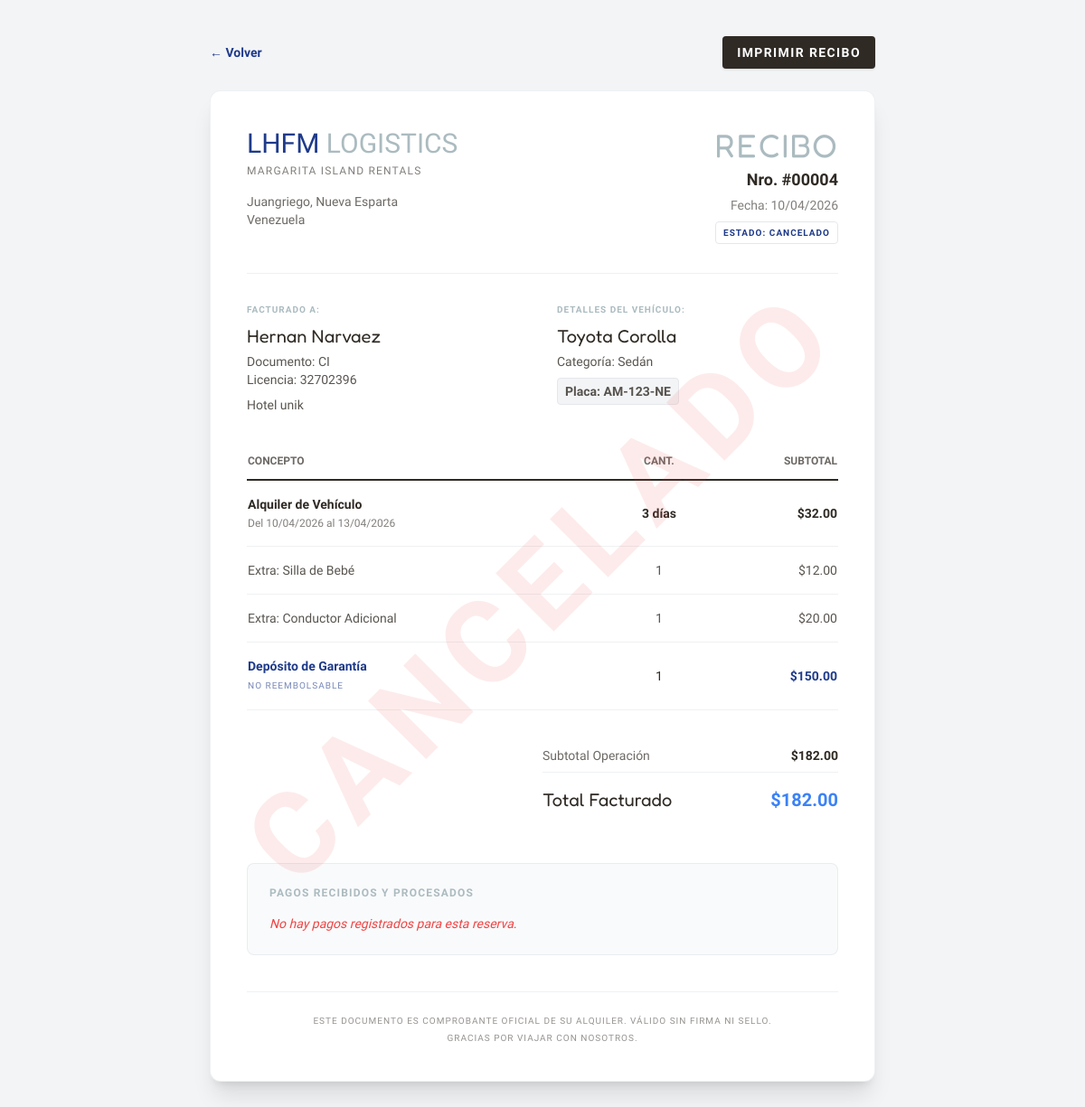
/Clientes/recibo.php?id=4 (signed in), run on the app's committed database.
### tables this page shows
CREATE TABLE `alquileres` (
  `id_alquiler` int(11) NOT NULL,
  `id_vehiculo` int(11) DEFAULT NULL,
  `id_cliente` int(11) DEFAULT NULL,
  `fecha_salida` datetime NOT NULL,
  `fecha_retorno_prevista` datetime NOT NULL,
  `fecha_retorno_real` datetime DEFAULT NULL,
  `cantidad_dias` int(11) DEFAULT 0,
  `monto_total_alquiler` decimal(10,2) DEFAULT 0.00,
  `estado_alquiler` enum('Activo','Finalizado','Reservado','Cancelado') DEFAULT NULL,
  `monto_deposito` decimal(10,2) DEFAULT 0.00,
  `estado_deposito` enum('Retenido','Devuelto','Ejecutado Parcial','Ejecutado Total') DEFAULT 'Retenido',
  `notas_deposito` text DEFAULT NULL
);

CREATE TABLE `clientes` (
  `id_cliente` int(11) NOT NULL,
  `nombre` varchar(100) NOT NULL,
  `apellido` varchar(100) NOT NULL,
  `telefono` varchar(20) DEFAULT NULL,
  `licencia_conducir` varchar(50) DEFAULT NULL,
  `direccion` text DEFAULT NULL,
  `id_metodo_pago_preferido` int(11) DEFAULT NULL,
  `email` varchar(100) DEFAULT NULL,
  `identificacion` enum('CI','Pasaporte','RIF') NOT NULL,
  `id_usuario` int(11) DEFAULT NULL
);

CREATE TABLE `vehiculos` (
  `id_vehiculo` int(11) NOT NULL,
  `placa` varchar(20) NOT NULL,
  `marca` varchar(50) NOT NULL,
  `modelo` varchar(50) NOT NULL,
  `anio` int(11) DEFAULT NULL,
  `color` varchar(30) DEFAULT NULL,
  `capacidad_pasajeros` int(11) DEFAULT NULL,
  `estado` enum('Disponible','Alquilado','Mantenimiento','Retirado') DEFAULT 'Disponible',
  `id_categoria` int(11) DEFAULT NULL,
  `url_imagen` varchar(255) DEFAULT NULL
);

CREATE TABLE `categorias` (
  `id_categoria` int(11) NOT NULL,
  `nombre_categoria` varchar(50) NOT NULL,
  `descripcion` text DEFAULT NULL
);

CREATE TABLE `alquiler_extras` (
  `id_alquiler` int(11) NOT NULL,
  `id_extra` int(11) NOT NULL,
  `cantidad` int(11) DEFAULT 1
);

CREATE TABLE `extras` (
  `id_extra` int(11) NOT NULL,
  `nombre_extra` varchar(50) DEFAULT NULL,
  `costo_fijo` decimal(10,2) DEFAULT NULL,
  `tipo` enum('Servicio','Accesorio') DEFAULT NULL
);

### Clientes/recibo.php (the view, shortened to what this page needs)
<?php
require_once '../conexion.php';
$id_cliente = $_SESSION['cliente_id'];
$id_alquiler = $_GET['id'] ?? null;
$stmt = $pdo->prepare("
    SELECT a.*, v.marca, v.modelo, v.placa, c.nombre_categoria, cli.nombre, cli.apellido, cli.identificacion, cli.licencia_conducir, cli.direccion
    FROM alquileres a
    JOIN vehiculos v ON a.id_vehiculo = v.id_vehiculo
    JOIN categorias c ON v.id_categoria = c.id_categoria
    JOIN clientes cli ON a.id_cliente = cli.id_cliente
    WHERE a.id_alquiler = ? AND a.id_cliente = ?
");
$stmt->execute([$id_alquiler, $id_cliente]);
$reserva = $stmt->fetch(PDO::FETCH_ASSOC);
$stmt_extras = $pdo->prepare("
    SELECT e.nombre_extra, e.costo_fijo, ae.cantidad
    FROM alquiler_extras ae
    JOIN extras e ON ae.id_extra = e.id_extra
    WHERE ae.id_alquiler = ?
");
$stmt_extras->execute([$id_alquiler]);
$extras = $stmt_extras->fetchAll(PDO::FETCH_ASSOC);
$stmt_pagos = $pdo->prepare("
    SELECT p.*, m.tipo_metodo
    FROM pagos p
    JOIN metodos_pago m ON p.id_metodo_pago = m.id_metodo_pago
    WHERE p.id_alquiler = ?
    ORDER BY p.fecha_pago ASC
");
$stmt_pagos->execute([$id_alquiler]);
$pagos = $stmt_pagos->fetchAll(PDO::FETCH_ASSOC);
$subtotal_base = $reserva['monto_total_alquiler'] - $reserva['monto_deposito'];
?>
<!DOCTYPE html>
<html lang="es">
<head>
    <script src="https://cdn.tailwindcss.com"></script>
</head>
<body class="bg-gray-100 text-brandDark font-sans py-10">
    <div class="max-w-3xl mx-auto px-4">
        <div class="mb-6 flex justify-between items-center no-print">
            <a href="mis_reservas.php" class="text-sm font-bold text-brandBlue-900 hover:underline">&larr; Volver</a>
            <button onclick="window.print()" class="bg-brandDark text-white px-4 py-2 rounded text-sm font-bold shadow hover:bg-brandBlue-900 transition-colors uppercase tracking-widest">
                Imprimir Recibo
            </button>
        </div>
        <div class="bg-white p-10 rounded-xl shadow-xl print-border border border-brandMain/20 relative overflow-hidden">
            <?php if($reserva['estado_alquiler'] == 'Cancelado'): ?>
                <div class="absolute top-1/2 left-1/2 transform -translate-x-1/2 -translate-y-1/2 text-red-500 opacity-10 font-bold text-9xl uppercase tracking-widest pointer-events-none transform -rotate-45">
                    CANCELADO
                </div>
            <?php endif; ?>
            <div class="flex justify-between items-start border-b border-brandMain/20 pb-8 mb-8">
                <div>
                    <h1 class="font-brand text-3xl text-brandBlue-900">LHFM <span class="text-brandMain">LOGISTICS</span></h1>
                    <p class="text-xs text-brandDark/60 uppercase tracking-widest mt-1">Margarita Island Rentals</p>
                    <p class="text-sm mt-4 text-brandDark/70">Juangriego, Nueva Esparta<br>Venezuela</p>
                </div>
                <div class="text-right">
                    <h2 class="font-heading text-4xl text-brandMain uppercase tracking-wider">Recibo</h2>
                    <p class="font-bold text-lg mt-1">Nro. #<?php echo str_pad($id_alquiler, 5, "0", STR_PAD_LEFT); ?></p>
                    <p class="text-sm text-brandDark/60 mt-1">Fecha: <?php echo date('d/m/Y', strtotime($reserva['fecha_salida'])); ?></p>
                    <span class="inline-block mt-2 bg-brandBlue-50 text-brandBlue-900 text-[10px] font-bold px-2 py-1 rounded uppercase tracking-widest border border-brandBlue-200">
                        Estado: <?php echo htmlspecialchars($reserva['estado_alquiler']); ?>
                    </span>
                </div>
            </div>
            <div class="grid grid-cols-2 gap-8 mb-8">
                <div>
                    <h3 class="text-[10px] uppercase font-bold text-brandMain mb-2 tracking-widest">Facturado a:</h3>
                    <p class="font-heading text-xl"><?php echo htmlspecialchars($reserva['nombre'] . ' ' . $reserva['apellido']); ?></p>
                    <p class="text-sm text-brandDark/80 mt-1">Documento: <?php echo htmlspecialchars($reserva['identificacion']); ?></p>
                    <p class="text-sm text-brandDark/80">Licencia: <?php echo htmlspecialchars($reserva['licencia_conducir']); ?></p>
                    <p class="text-sm text-brandDark/80 mt-2 line-clamp-2"><?php echo htmlspecialchars($reserva['direccion']); ?></p>
                </div>
                <div>
                    <h3 class="text-[10px] uppercase font-bold text-brandMain mb-2 tracking-widest">Detalles del Vehículo:</h3>
                    <p class="font-heading text-xl"><?php echo htmlspecialchars($reserva['marca'] . ' ' . $reserva['modelo']); ?></p>
                    <p class="text-sm text-brandDark/80 mt-1">Categoría: <?php echo htmlspecialchars($reserva['nombre_categoria']); ?></p>
                    <p class="text-sm text-brandDark/80 font-bold bg-gray-100 inline-block px-2 py-1 mt-2 rounded border border-gray-200">Placa: <?php echo htmlspecialchars($reserva['placa']); ?></p>
                </div>
            </div>
            <table class="w-full text-left border-collapse mb-8">
                <thead>
                    <tr class="border-b-2 border-brandDark">
                        <th class="py-3 text-xs uppercase text-brandDark/70">Concepto</th>
                        <th class="py-3 text-xs uppercase text-brandDark/70 text-center">Cant.</th>
                        <th class="py-3 text-xs uppercase text-brandDark/70 text-right">Subtotal</th>
                    </tr>
                </thead>
                <tbody class="text-sm">
                    <tr class="border-b border-brandMain/20">
                        <td class="py-4">
                            <strong class="text-brandDark">Alquiler de Vehículo</strong><br>
                            <span class="text-xs text-brandDark/60">Del <?php echo date('d/m/Y', strtotime($reserva['fecha_salida'])); ?> al <?php echo date('d/m/Y', strtotime($reserva['fecha_retorno_prevista'])); ?></span>
                        </td>
                        <td class="py-4 text-center font-bold"><?php echo $reserva['cantidad_dias']; ?> días</td>
                        <td class="py-4 text-right font-bold">$<?php echo number_format($subtotal_base, 2); ?></td>
                    </tr>
                    <?php foreach($extras as $ext): ?>
                        <tr class="border-b border-brandMain/20">
                            <td class="py-4"><span class="text-brandDark/80">Extra: <?php echo htmlspecialchars($ext['nombre_extra']); ?></span></td>
                            <td class="py-4 text-center text-brandDark/80">1</td>
                            <td class="py-4 text-right text-brandDark/80">$<?php echo number_format($ext['costo_fijo'], 2); ?></td>
                        </tr>
                    <?php endforeach; ?>
                    <tr class="border-b border-brandMain/20 bg-brandBlue-50/50">
                        <td class="py-4"><strong class="text-brandBlue-900">Depósito de Garantía</strong><br><span class="text-[10px] text-brandBlue-900/60 uppercase tracking-widest">No Reembolsable</span></td>
                        <td class="py-4 text-center">1</td>
                        <td class="py-4 text-right font-bold text-brandBlue-900">$<?php echo number_format($reserva['monto_deposito'], 2); ?></td>
                    </tr>
                </tbody>
            </table>
            <div class="flex justify-end mb-10">
                <div class="w-1/2">
                    <div class="flex justify-between items-center py-2 border-b border-brandMain/20 text-sm">
                        <span class="text-brandDark/70">Subtotal Operación</span>
                        <span class="font-bold">$<?php echo number_format($reserva['monto_total_alquiler'], 2); ?></span>
                    </div>
                    <div class="flex justify-between items-center py-4 text-xl">
                        <span class="font-heading text-brandDark">Total Facturado</span>
                        <span class="font-bold text-brandBlue-500">$<?php echo number_format($reserva['monto_total_alquiler'], 2); ?></span>
                    </div>
                </div>
            </div>
            <div class="bg-gray-50 rounded-lg p-6 border border-brandMain/20">
                <h3 class="text-xs uppercase font-bold text-brandMain tracking-widest mb-4">Pagos Recibidos y Procesados</h3>
                <?php if(empty($pagos)): ?>
                    <p class="text-sm text-red-500 italic">No hay pagos registrados para esta reserva.</p>
                <?php endif; ?>
            </div>
            <div class="mt-10 text-center text-[10px] text-brandDark/50 uppercase tracking-widest border-t border-brandMain/20 pt-6">
                <p>Este documento es comprobante oficial de su alquiler. Válido sin firma ni sello.</p>
                <p class="mt-1">Gracias por viajar con nosotros.</p>
            </div>
        </div>
    </div>
</body>
</html>

### data on the page
alquileres: fecha_salida "10/04/2026", estado_alquiler "CANCELADO", id_cliente.apellido "Hernan Narvaez", id_cliente.identificacion "CI", id_cliente.licencia_conducir "32702396", id_cliente.direccion "Hotel unik", id_vehiculo.modelo "Toyota Corolla", categorias.nombre_categoria "Sedán", id_vehiculo.placa "AM-123-NE", fecha_retorno_prevista "13/04/2026", cantidad_dias "3", subtotal_base "32.00", monto_deposito "150.00", monto_total_alquiler "182.00"
alquiler_extras: id_extra.nombre_extra "Silla de Bebé", id_extra.costo_fijo "12.00"
alquiler_extras: id_extra.nombre_extra "Conductor Adicional", id_extra.costo_fijo "20.00"

### other printed values
str_pad($id_alquiler, 5, "0", STR_PAD_LEFT) "00004"
